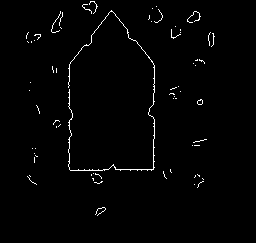
%> input picture Hough Transform/edges.png, 256 x 243 px
$ octave homework2.m   (GNU Octave 9; MATLAB toolbox functions it lacks are replaced by stand-ins)
%> lines starting %> are read from the running program, lines starting %| are printed output that depends on the picture; in (x1, y1, x2, y2) boxes, pixels count from 0 and x2, y2 are one past the last pixel; in counts of white or black regions, pixels touching at a corner belong together; the program's own positions count from 1
%Homework2 Tianyang Chen
clc;clear;close all
f=imread('edges.png');
%> f is the input picture: size 243x256 uint8; 1.4% white in thin lines or dots, all inside (x1, y1, x2, y2) = (26, 1, 215, 216)
[row,col]=size(f);
%> row = 243; col = 256
diag=round((row*row+col*col)^0.5);
%> diag = 353
A=zeros(100,100);% Set the Hough Array Matrix

for m=1:row
    for n=1:col
        if f(m,n)>0
            for thera=1:90%scale thera to [0,90](less than 100)
                r=2*thera/180*pi;%degree to radian
                %let origin be at the center of edgemap
                x=n-128;
                y=122-m;
                rr=x*cos(r)+y*sin(r);%老=x(i)cos(牟)+y(i)sin(牟)
                rho=round((rr+diag/2)/3.5);%scale rho to [0,100]
                A(rho,thera)=A(rho,thera)+1;
            end
        end
    end
end
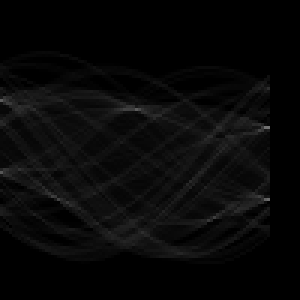
%> A: size 100x100 double (shown 3 times larger); min 0, max 114, mean 8.1
%> after the loop, r = 3.14; rho = 59; rr = 30; x = -30; y = -94
%scale hough array to [0,255]
coe=255/(max(max(A)));
%> coe = 2.24
Agray = uint8(coe*A);
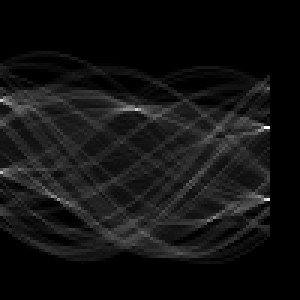
%> Agray: size 100x100 uint8 (shown 3 times larger); min 0, max 255, mean 18
imwrite(Agray,'HoughArray.png');%write the grayscale hough array image

threshold=138;%set the threshold
[rho,thera]=find(Agray>threshold);
%> rho = [34; 58; 34; 67; 37; 37; 37; 37; 37; 37; 73; 44; 43; 67; 43; 67]; thera = [1; 1; 2; 20; 42; 43; 44; 45; 46; 47; 72; 87; 89; 89; 90; 90]
nrho=length(rho);
%> nrho = 16
%draw the lines that were detected by hough transform
imshow(f);
for i=1:nrho
    hold on
    n=1:col;
    r=2*thera(i)/180*pi;
    m = 122 - (rho(i)*3.5-diag/2-(n-128)*cos(r))/sin(r);
    plot(n,m,'r');
end
%> this loop made 16 passes
%> r on passes 1 to 12: 0.0349, 0.0349, 0.0698, 0.698, 1.47, 1.5, 1.54, 1.57, 1.61, 1.64, 2.51, 3.04
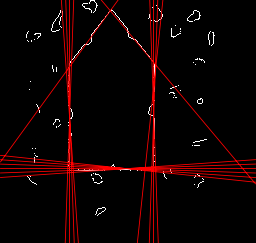
%> figure redrawn from the program's plot data
